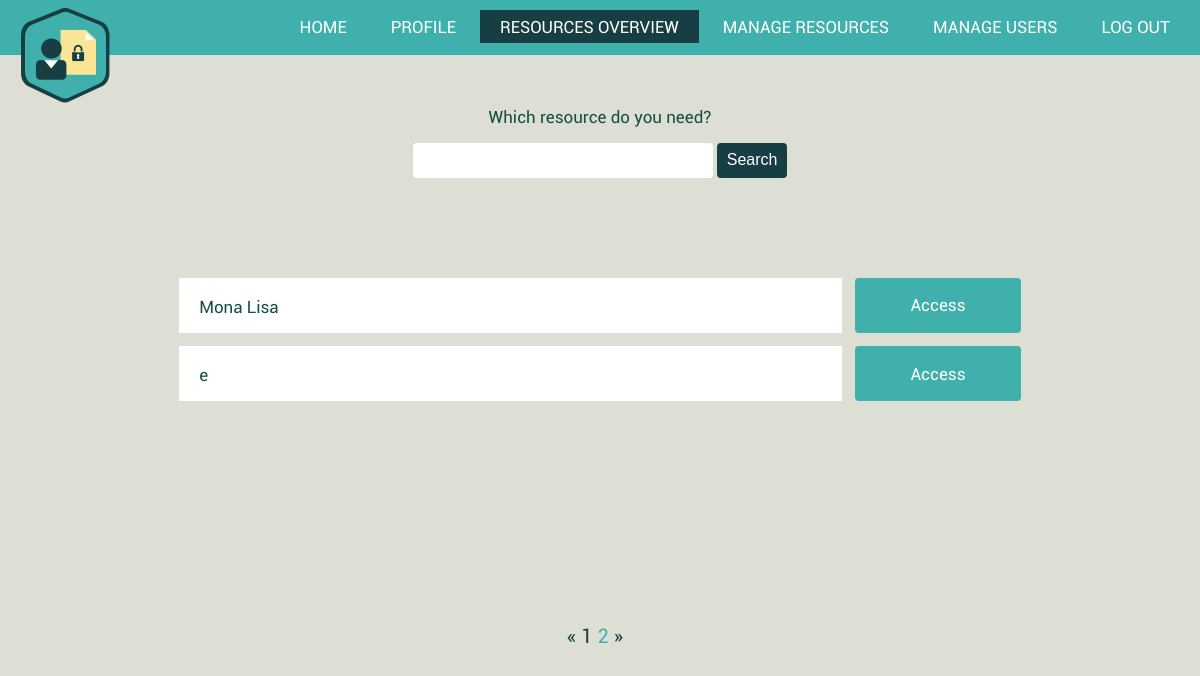
The app's page /resources-overview/?page=2 (signed in), older data.
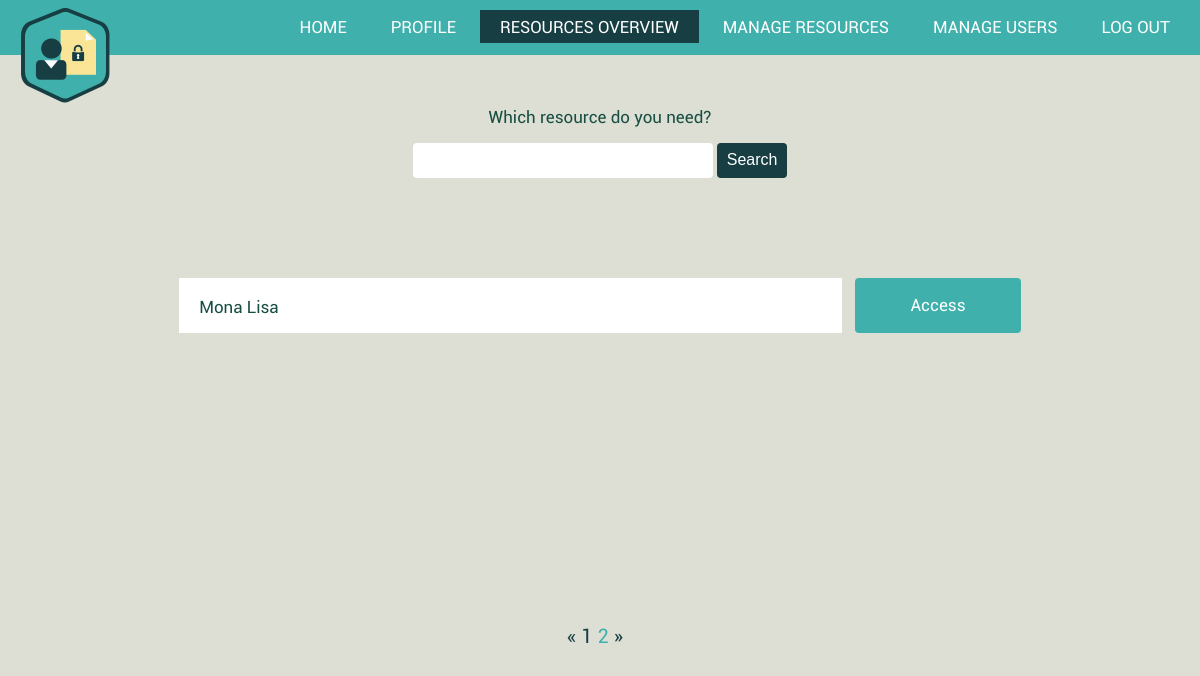
The same page, newer data.
### AuthorizationManagement/models.py (models this page shows)
class Resource(models.Model):
    type = models.CharField(max_length=50)
    name = models.CharField(max_length=150)
    description = models.TextField(max_length=250, blank=True,
                                   validators=[MaxLengthValidator(250)])
    creationDate = models.DateTimeField(default=datetime.now, blank=True)
    readers = models.ManyToManyField(CustomUser, related_name= 'reader')
    owners = models.ManyToManyField(Owner, related_name= 'owner')
    link = models.FileField(upload_to='')

### AuthorizationManagement/views.py (the view)
# urls.py: re_path(r'^resources-overview/$', ResourcesOverview.as_view(), name='resource-overview'),
@method_decorator(never_cache, name='dispatch')
@method_decorator(login_required, name='dispatch')
class ResourcesOverview(generic.ListView):
    model = Resource.objects.all()
    template_name = 'AuthorizationManagement/resources-overview.html'
    context_object_name = "resources_list"
    paginate_by = 5
    query = ''
    can_access = Resource.objects.none()
    requested_resources = Resource.objects.none()
    def get_queryset(self):
        return self.model
    def get_context_data(self, **kwargs):
        context = super(ResourcesOverview, self).get_context_data(**kwargs)
        context['is_admin'] = self.request.user.is_staff
        context['query'] = self.query;
        context['query_pagination_string'] = ''
        context['can_access'] = self.request.user.reader.filter(id__in=self.model) # list of resources for which the user has an access permission
        context['requested_resources'] = Resource.objects.filter(
            id__in=AccessRequest.objects.filter(sender=self.request.user).values('resource_id'))
        return context

### AuthorizationManagement/templates/AuthorizationManagement/resources-overview.html (shortened to what this page needs)
{% extends "AuthorizationManagement/base.html" %}
{% block overview%}
class="active";
{% endblock %}
{% block styles %}
{% load static %}
<link rel="stylesheet" type="text/css" href="{% static 'AuthorizationManagement/css/modal-dialog-info.css' %}" />
<link rel="stylesheet" type="text/css" href="{% static 'AuthorizationManagement/css/modal-dialog-req.css' %}" />
<link rel="stylesheet" type="text/css"href="{% static 'AuthorizationManagement/css/resources-overview.css' %}" />
{% endblock %}
{% block body %}
<div class="search">
   <p>Which resource do you need?</p>
   <form action="/resources-overview/search" method="get">
      <input type="text" name="q" class="search-box" value={{query}}>
      <input type="submit" value="Search" class="search-btn">
   </form>
   <br>
   <div class="container">
      {% if resources_list %}
      <div class="results">
      </div>
      {% for res in resources_list %}
      <a href="#{{res.id}}" class="resource-name"> {{res.name}} </a>
      {% if res in can_access or is_admin %}
      <a href="../resources/{{res.id}}" class="access-btn">Access</a>
      {% endif %}
      {% endfor %}
   </div>
</div>
{% if is_paginated %}
<ul class="pagination">
   {% if page_obj.has_previous %}
   <li><a href="?{{query_pagination_string}}page={{ page_obj.previous_page_number }}">&laquo;</a></li>
   {% else %}
   <li class="disabled"><span>&laquo;</span></li>
   {% endif %}
   {% for i in paginator.page_range %}
   {% if page_obj.number == i %}
   <li class="active"><span>{{ i }} </span></li>
   {% else %}
   <li><a href="?{{query_pagination_string}}page={{ i }}">{{ i }}</a></li>
   {% endif %}
   {% endfor %}
   {% if page_obj.has_next %}
   <li><a href="?{{query_pagination_string}}page={{ page_obj.next_page_number }}">&raquo;</a></li>
   {% else %}
   <li class="disabled"><span>&raquo;</span></li>
   {% endif %}
</ul>
{% endif %}
{% else %}
<p class="no-results">No resources matched your search criteria.</p>
{% endif %}
{% endblock %}

Row changes from the older to the newer data that the page shows:
removed Resource: name "e"
